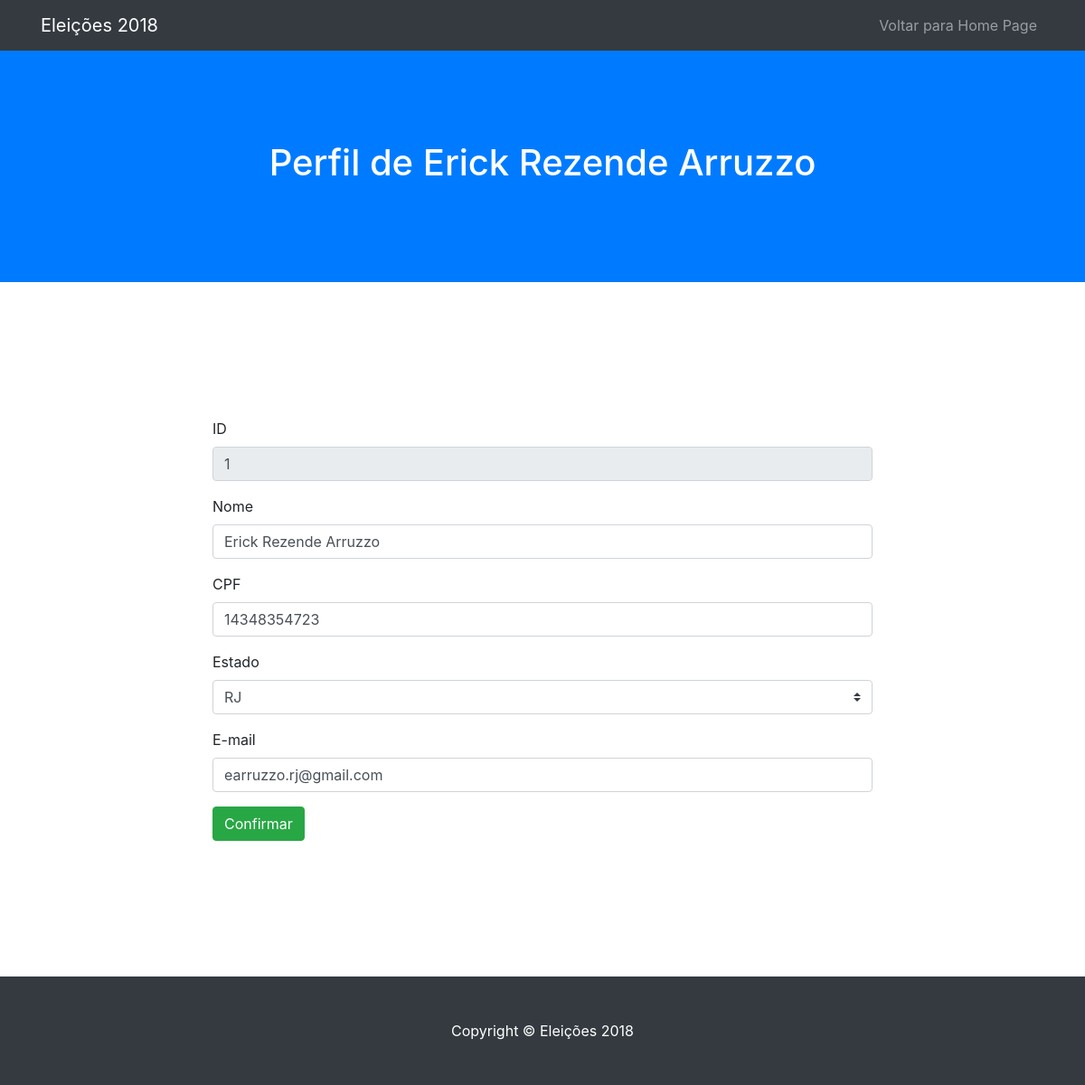
The app's page /usuario-alterar/1, older data.
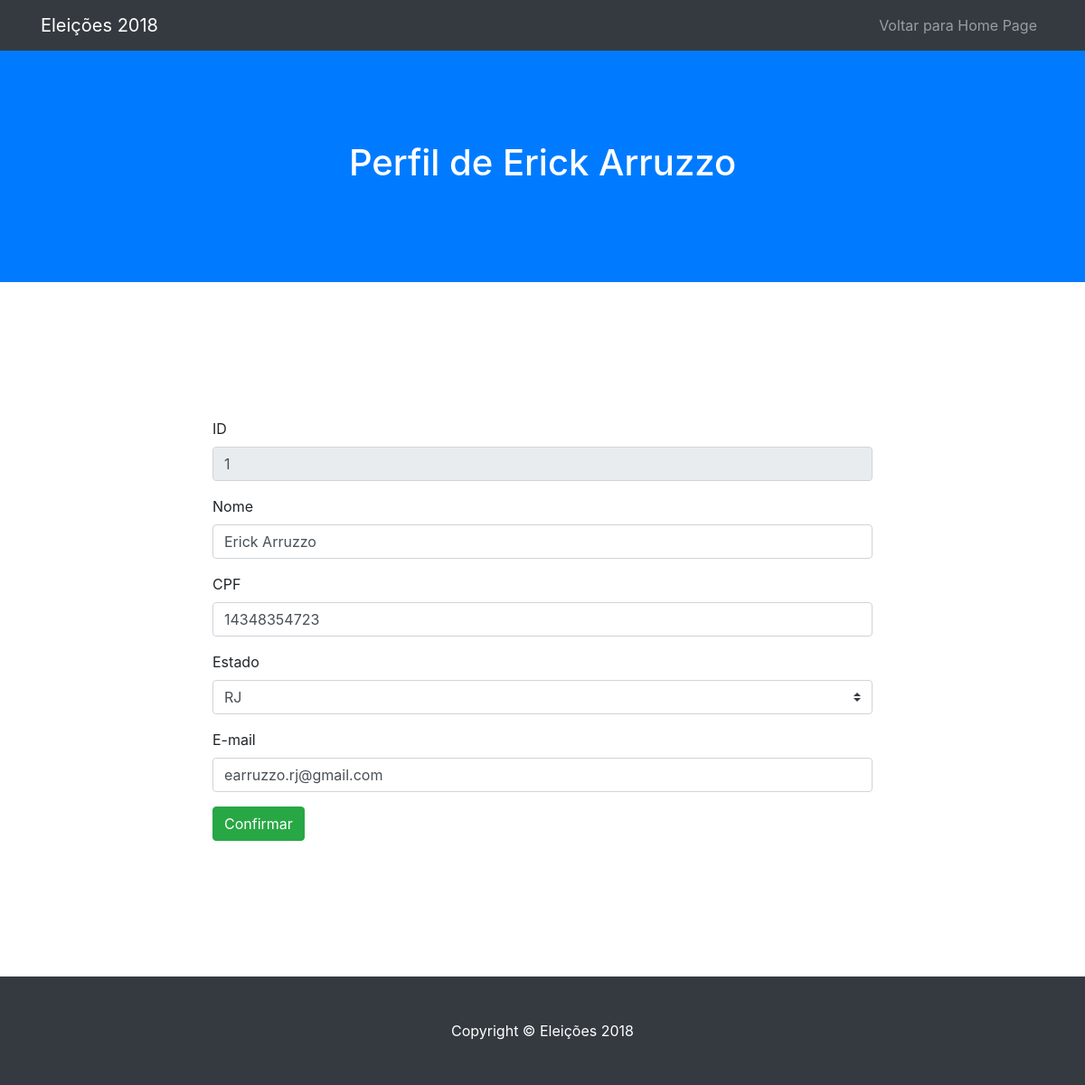
The same page, newer data.
### eleicoes2018/models.py (models this page shows)
class Usuario(models.Model):
	user = models.OneToOneField(User, on_delete=models.CASCADE, default=1)
	cpf = models.CharField(max_length=11, null=False)
	nome = models.CharField(max_length=255, null=False)
	email = models.CharField(max_length=255, null=False)
	senha = models.CharField(max_length=255, null=False)
	estado_id = models.ForeignKey(Estado, on_delete=models.CASCADE)

### usuarios/views.py (the view, shortened to what this page needs)
# urls.py: url(r'^usuario-alterar/(?P<usuario_id>.*)$', AlterarUsuarioView.as_view(), name='alterar_usuario'),
class AlterarUsuarioView(View):
    template_name = 'alterar_usuario.html'
    def get(self, request, usuario_id, *args, **kwargs):
        usuario = Usuario.objects.get(id=usuario_id)
        estados = Estado.objects.all()
        return render(request, self.template_name, { 'usuario' : usuario , 'estados' : estados })

### usuarios/templates/alterar_usuario.html (shortened to what this page needs)
{% extends "template_usuario.html" %}
{% block body %}
<form action="{% url 'alterar_usuario' usuario.id %}" method="post">
  <div class="form-group">
		<label for="id_perfil">ID</label>
		<input type="text" class="form-control" id="id_perfil" name="id_perfil" value="{{usuario.id}}" readonly>
	</div>
	<div class="form-group">
		<label for="nome_perfil">Nome</label>
		<input type="text" class="form-control" id="nome_perfil" name="nome_perfil" value="{{usuario.nome}}" required>
	</div>
	<div class="form-group">
		<label for="cpf_perfil">CPF</label>
		<input type="text" class="form-control" id="cpf_perfil" name="cpf_perfil" value="{{usuario.cpf}}" required>
	</div>
	<div class="form-group">
    <label for="estado_perfil">Estado</label>
    <select class="custom-select" name="estado_perfil" id="estado_perfil" name="estado_perfil" value="{{usuario.estado_id.id}}" required>
      {% for estado in estados %}
          {% if usuario.estado_id.id == estado.id  %}
            <option value="{{ estado.id }}" selected>{{ estado.sigla }} </option>
          {%else%}}
            <option value="{{ estado.id }}">{{ estado.sigla }}</option>
          {%endif%}}
      {% endfor %}
    </select>
	</div>
	<div class="form-group">
		<label for="email_perfil">E-mail</label>
		<input type="email" class="form-control" id="email_perfil" name="email_perfil" value="{{usuario.email}}" required>
	</div>
  <button id="btnEditaUsuario" type="submit" class="btn btn-success">Confirmar</button>
</form>
{% endblock %}

### usuarios/templates/template_usuario.html (shortened to what this page needs)
{% load staticfiles %}
<!DOCTYPE html>
  <head>
    <link href='{% static "vendor/bootstrap/css/bootstrap.min.css" %}' rel="stylesheet">
    <link href='{% static "css/scrolling-nav.css" %}' rel="stylesheet">
  </head>
  <body id="page-top">
    <nav class="navbar navbar-expand-lg navbar-dark bg-dark fixed-top" id="mainNav">
      <div class="container">
        <a class="navbar-brand js-scroll-trigger" href="#page-top">Eleições 2018</a>
        <div class="collapse navbar-collapse" id="navbarResponsive">
          <ul class="navbar-nav ml-auto">
            <li class="nav-item">
              <a class="nav-link js-scroll-trigger" href="/">Voltar para Home Page</a>
            </li>
          </ul>
        </div>
      </div>
    </nav>
    <header class="bg-primary text-white">
      <div class="container text-center">
        <h1>Perfil de {{usuario.nome}}</h1>
      </div>
    </header>
    <section id="dados">
      <div class="container">
        <div class="row">
          <div class="col-lg-8 mx-auto">
            {% block body %}
            {% endblock %}
          </div>
        </div>
      </div>
    </section>
    <footer class="py-5 bg-dark">
      <div class="container">
        <p class="m-0 text-center text-white">Copyright &copy; Eleições 2018</p>
      </div>
    </footer>
  </body>
</html>

Row changes from the older to the newer data that the page shows:
changed Usuario "earruzzo.rj@gmail.com": nome "Erick Rezende Arruzzo" → "Erick Arruzzo"; nome_perfil "Erick Rezende Arruzzo" → "Erick Arruzzo"
